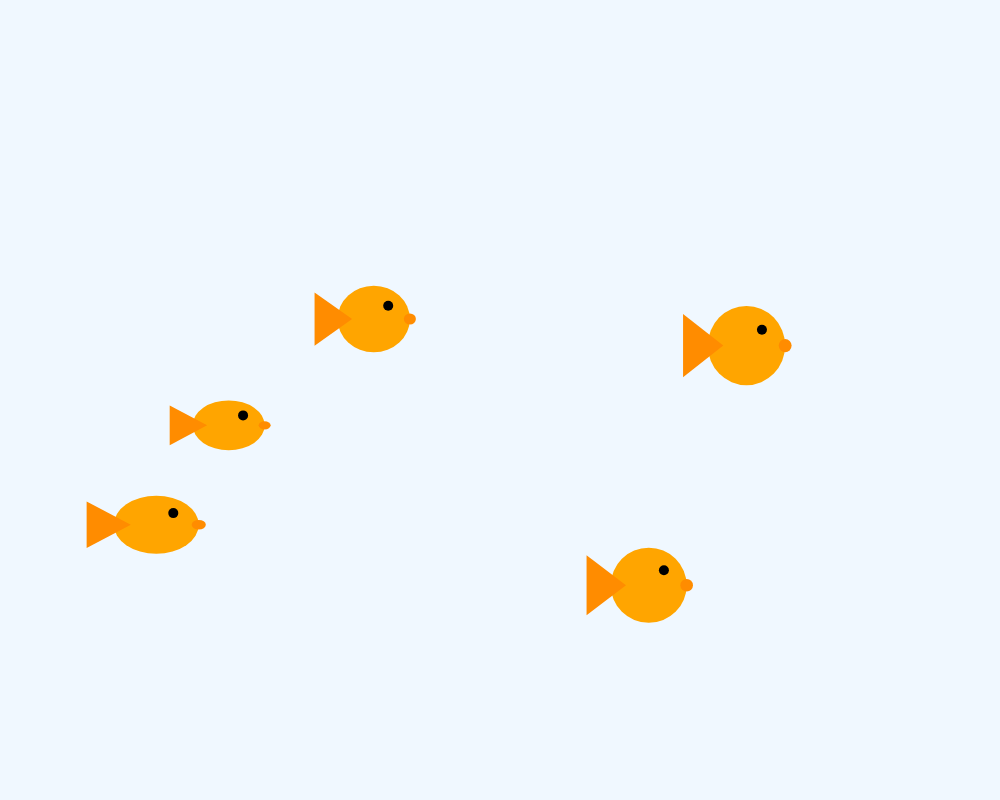
Frame 1 (no input)
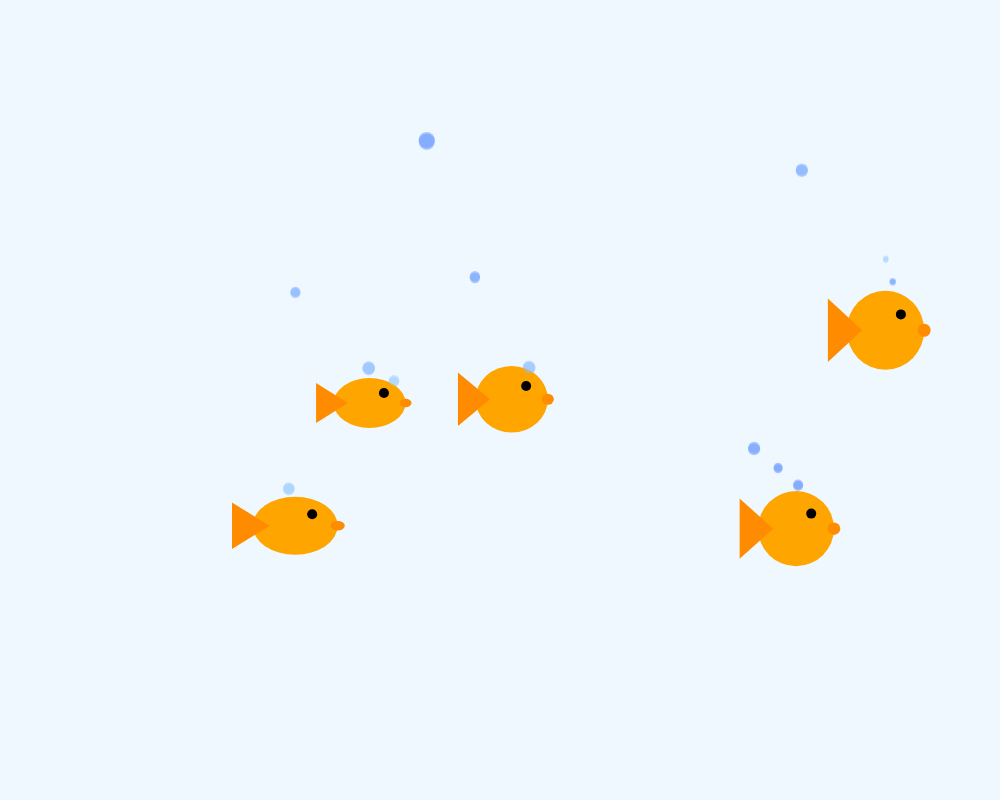
Frame 60 (no input)
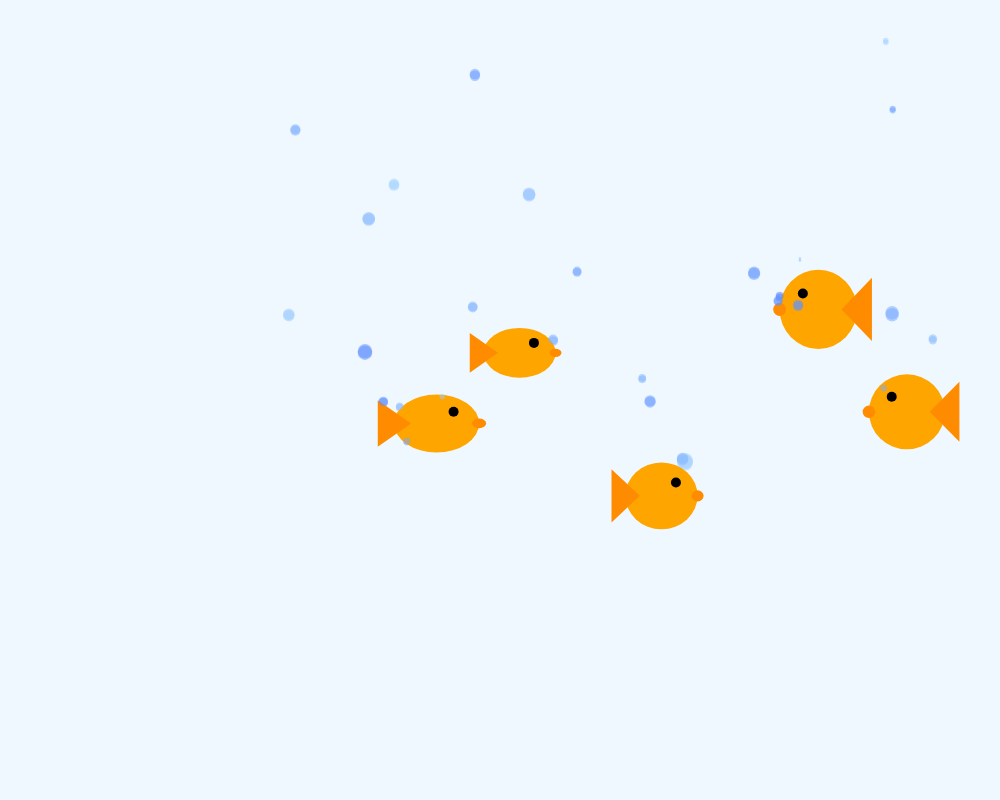
Frame 120 (the mouse pressed at the canvas centre since frame 60)

The p5.js sketch that drew these frames (run headless with seeded random() and noise() and a simulated clock; from frame 60 on, the mouse is pressed at the canvas centre):

// p5.js sketch
// ── sketch.js

let fishes = [];

const fwm = 80;
const fws = 10;
const fhm = 60;
const fhs = 10;

function setup() {
    createCanvas(1000, 800);

    const nfishes = random(2, 5);
    for (let i = 0; i < nfishes; i++) {
        fishes.push(new Fish(randomGaussian(fwm, fws), randomGaussian(fhm, fhs)));
    }
}

function draw() {
    background("aliceblue");

    for (const fish of fishes) {
        fish.step();
        fish.draw();
    }
}

// ── fish.js

const minspeed = 2;
const maxspeed = 3;
const xns = 0.05;
const yns = 0.005;
const ts = 0.1;

const brm = 10;
const brs = 3;
const bsm = 1.5;
const bss = 0.3;
const bim = 127;
const bis = 20;

class Fish {
    constructor(w, h) {
        this.w = w;
        this.h = h;
        this.x = random(this.w+10, width-this.w-10);
        this.y = height/2;
        this.way = 1;
        this.alpha = 1;

        this.bubbles = [];

        this.shift = random(1, 5000);
    }

    step() {
        this.x += this.way*map(noise(xns*frameCount+1000+this.shift), 0, 1, minspeed, maxspeed);
        this.y = map(noise(yns*frameCount+this.shift), 0, 1, 20, height-20);
        this.alpha = map(sin(ts*frameCount), -1, 1, 0.6, 1);

        if (this.x >= width-this.w) {
            this.way = -1;
        } else if (this.x < this.w) {
            this.way = 1;
        }

        if (random() < 0.05) {
            let rad = abs(randomGaussian(brm, brs));
            let speed = abs(randomGaussian(bsm, bss));
            let intens = abs(randomGaussian(bim, bis));
            this.bubbles.push(new Bubble(this.noseX(), this.y-10, rad, speed, intens));
        }

        this.drawBubbles();
    }

    draw() {
        push();
        noStroke();
        translate(this.x, this.y);
        if (this.way === -1) {
            scale(-1, 1);
        }
        fill("orange");
        ellipse(0, 0, this.w, this.h);
        fill("black");
        circle(this.w/5, -this.h/5, 10);
        fill("darkOrange")
        triangle(
            -this.w*0.3, 0,
            -this.w*this.alpha, -this.h*0.4,
            -this.w*this.alpha, this.h*0.4
        );
        ellipse(this.w/2, 0, this.w/6, this.h/6)
        pop();

        this.drawBubbles();
    }

    drawBubbles() {
        for (let i = 0; i < this.bubbles.length; i++) {
            let bubble = this.bubbles[i];
            if (bubble.stop) {
                this.bubbles.splice(i, 1);
            }
            bubble.step();
            bubble.draw();
        }
    }

    noseX() {
        if (this.way === 1) {
            return this.x+this.w/2;
        } else {
            return this.x-this.w/2;
        }
    }
}


class Bubble {
    constructor(x, y, rad, speed, intens) {
        this.x = x;
        this.y = y;
        this.rad = rad;
        this.ystart = y;
        this.speed = speed;
        this.intens = intens;
        this.stop = false;
    }

    draw() {
        if (!this.stop) {
            push();
            noStroke();
            fill(color(this.intens, this.intens+50, 255, 127));
            circle(this.x, this.y, this.rad);
            pop();
        }
    }

    step() {
        this.y -= this.speed;
        if (this.y <= 0) {
            this.stop = true;
        }
    }
}
